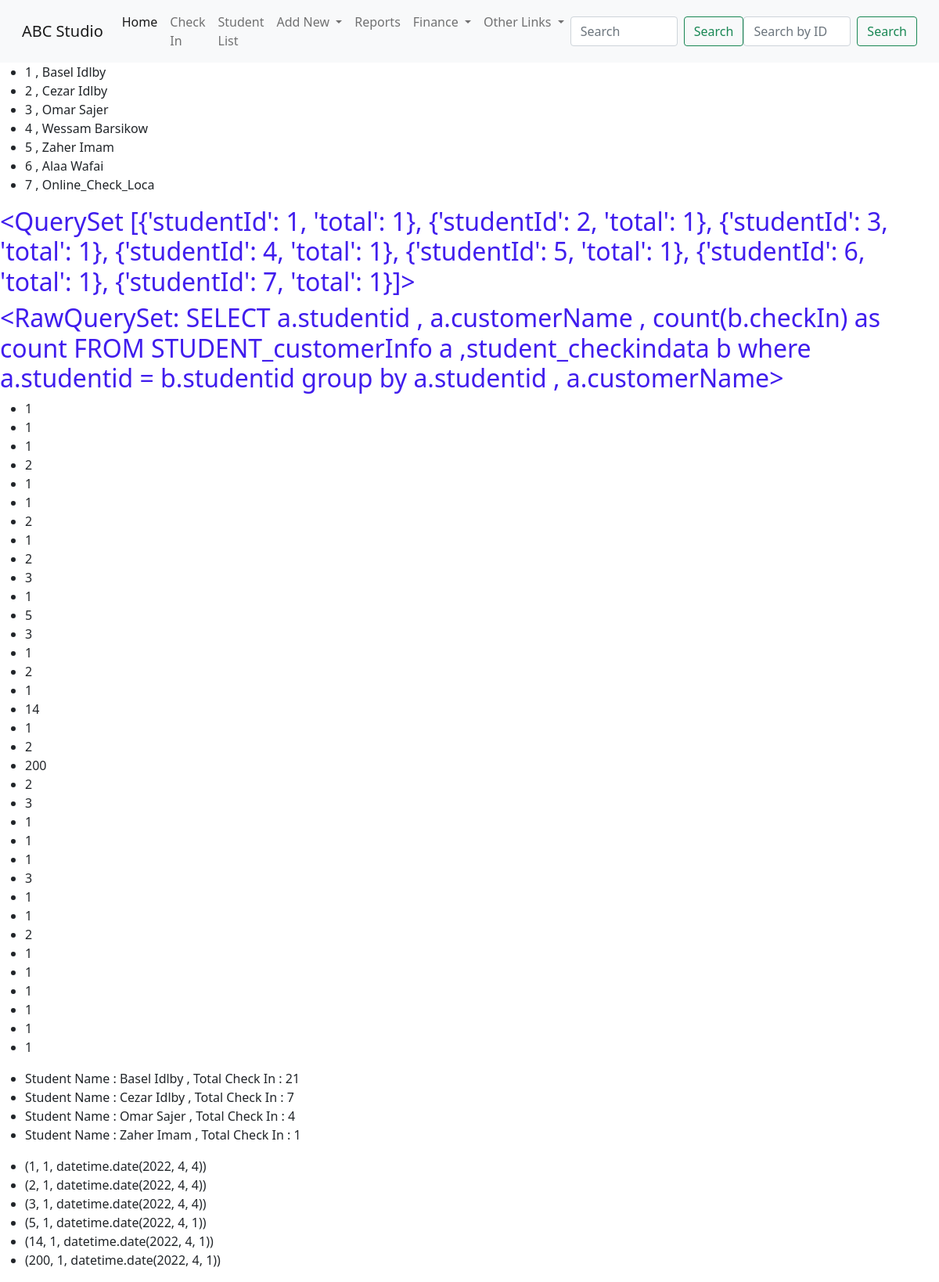
Before: /list2/ with the older database file.
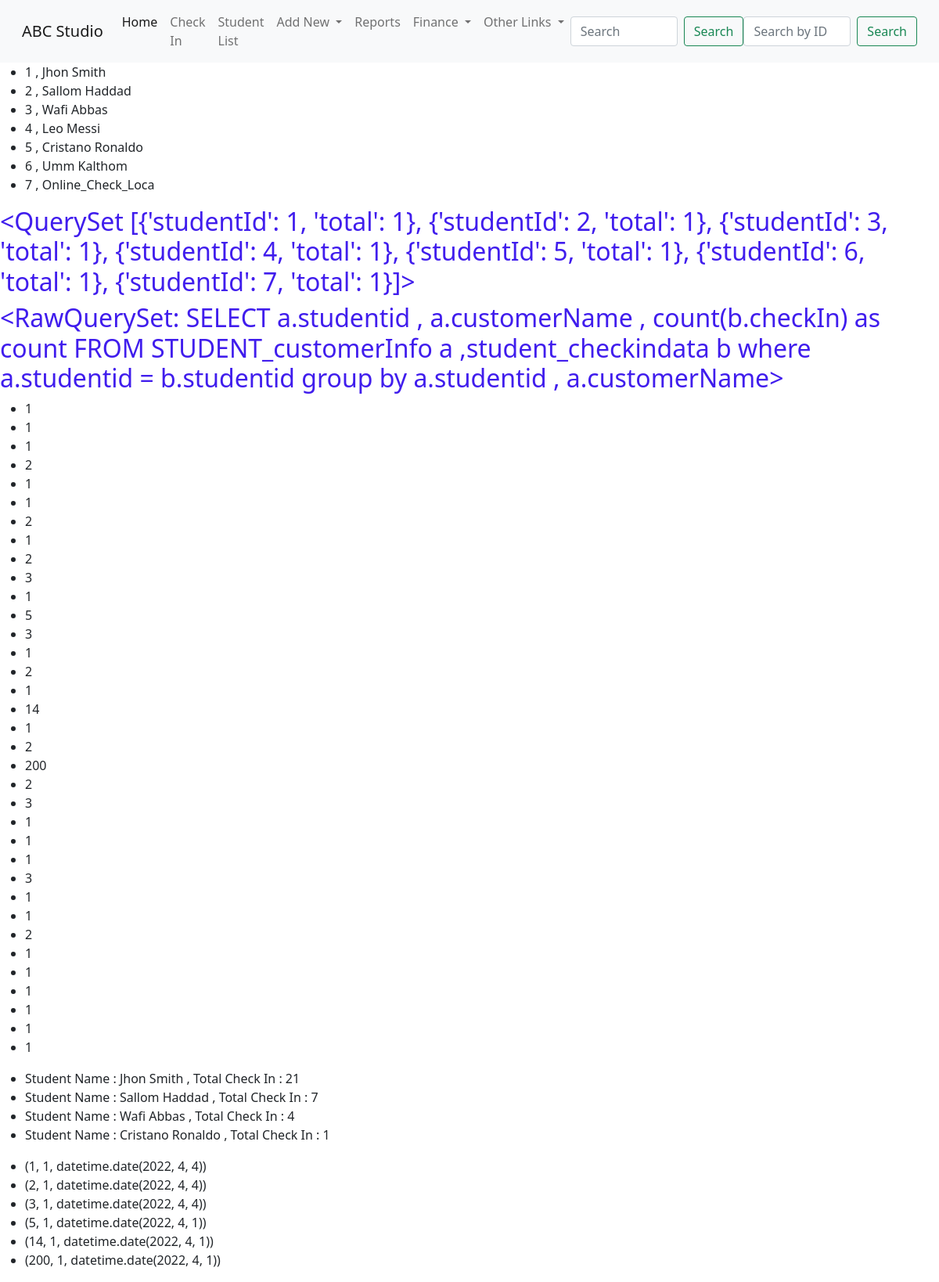
After: the same page with the newer database file.
### student/models.py (models this page shows, shortened)
class customerInfo(models.Model):
    studentId = models.AutoField(primary_key=True)
    customerName = models.CharField(max_length=100 , unique=True)
    customerImg = models.ImageField(upload_to ='media/student/imgs/' , default='default.jpg')
    leadsChannel = models.ForeignKey(leadSource,max_length=50,on_delete=models.CASCADE)
    adsRef = models.CharField(max_length=200,blank=True)
    contactDate = models.DateField(default=datetime.now , editable=False)
    leadeAge = models.IntegerField()
    leadsLocation = models.CharField(max_length=100)
    leadsContactNumber = models.IntegerField()
    emailAddress = models.EmailField(unique=True)
    leadsComment = models.CharField(max_length=1000)
    leadsUrgent = models.BooleanField()
    Nationality = models.ForeignKey(countryList,max_length=250,on_delete=models.CASCADE)
    intersetList = models.ForeignKey(courseList,max_length=50,on_delete=models.CASCADE)
    followUp = models.BooleanField(default=True)

### student/views.py (the view)
# urls.py: path('list2/',views.list,name='CustInfo2'),
def list(request):
    queryset1 = customerInfo.objects.all()
    query2 = customerInfo.objects.all().values('studentId').annotate(total=Count('studentId'))
    query3 = checkInData.objects.all()
    query4 = customerInfo.objects.raw(
       'SELECT a.studentid , a.customerName , count(b.checkIn) as count FROM STUDENT_customerInfo a ,student_checkindata b where a.studentid = b.studentid group by a.studentid , a.customerName')
    lastLogin = checkInData.objects.raw('select checkInSeq , a.studentid , max(a.checkInDate) from student_checkindata a group by a.studentid')
    context = {'q1':queryset1,'q2':query2,'q3':query3,'q4':query4,'lastLogin':lastLogin}
    return render(request,'student/customerList.html',context)

### student/models.py (called while the page is built)
    def __str__(self) -> str:
        return f"{self.studentId , self.checkIn , self.checkInDate}"

### student/templates/student/customerList.html
{% extends 'student/base.html' %}
{% block content %}
    <ul>
        {% for x in q1 %}
        <li>{{x.studentId}} , {{x.customerName}}</li>
        {% endfor %}
    </ul>
<h2>{{q2}}</h2>
<h2>{{q4}}</h2>
<ul>
    {% for x in q3 %}
    <li>{{x.studentId}} {{x.customerName}}</li>
    {% endfor %}
</ul>
<ul>
    {% for x in q4 %}
    <li>Student Name : {{x.customerName}} , Total Check In : {{x.count}}</li>
    {% endfor %}
</ul>
<ul>
    {% for x in lastLogin %}
    <li>{{x}}</li>
    {% endfor %}
</ul>
{% endblock %}

Changed rows visible on the page:
changed customerInfo id 1: customerName "Basel Idlby" → "Jhon Smith"
changed customerInfo id 2: customerName "Cezar Idlby" → "Sallom Haddad"
changed customerInfo id 3: customerName "Omar Sajer" → "Wafi Abbas"
changed customerInfo id 4: customerName "Wessam Barsikow" → "Leo Messi"
changed customerInfo id 5: customerName "Zaher Imam" → "Cristano Ronaldo"
changed customerInfo id 6: customerName "Alaa Wafai" → "Umm Kalthom"
